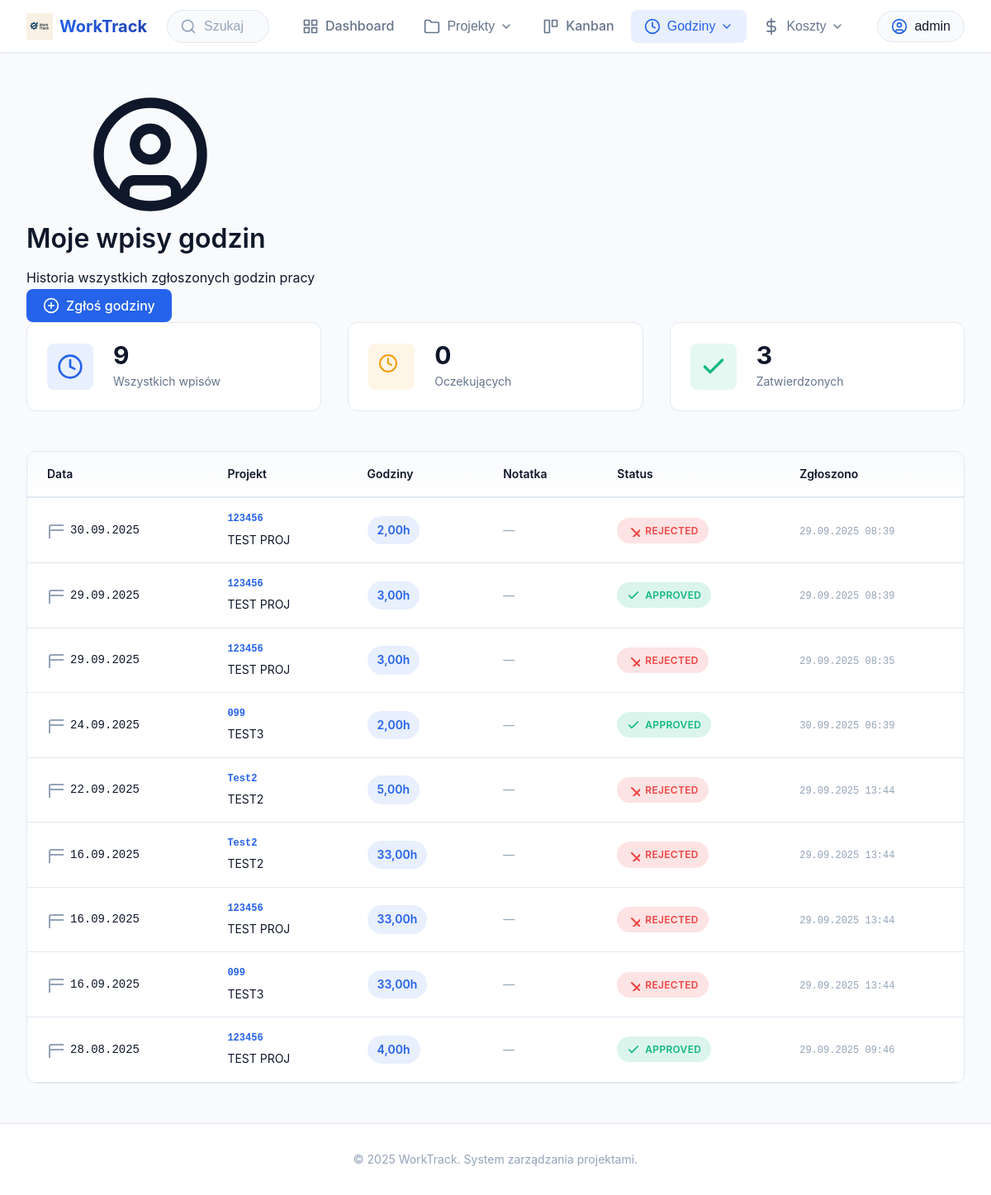
/timesheets/mine/ (signed in), run on the app's committed database.
### timesheets/models.py (models this page shows, shortened)
class TimesheetEntry(models.Model):
    class State(models.TextChoices):
        PENDING = "PENDING", "Pending"
        APPROVED = "APPROVED", "Approved"
        REJECTED = "REJECTED", "Rejected"
    technician=models.ForeignKey(
            settings.AUTH_USER_MODEL,
            on_delete=models.CASCADE,
            related_name="timesheets"
        )
    project = models.ForeignKey(Project, on_delete=models.CASCADE, related_name="timesheets")
    date = models.DateField()
    hours = models.DecimalField(max_digits=5, decimal_places=2)  # np. 7.50
    note = models.CharField(max_length=255, blank=True)
    state = models.CharField(max_length=10, choices=State.choices, default=State.PENDING)
    created_at = models.DateTimeField(auto_now_add=True)
    approved_by = models.ForeignKey(
        settings.AUTH_USER_MODEL,
        null=True, blank=True,
        on_delete=models.SET_NULL,
        related_name="approved_timesheets"
    )
    approved_at = models.DateTimeField(null=True, blank=True)
    class Meta:
        permissions = [
            ("review_timesheets", "Może przeglądać i akceptować wpisy godzin"),
        ]

### projects/models.py (models this page shows, shortened)
class Project(models.Model):
    class Status(models.TextChoices):
        BACKLOG = "BACKLOG", "Backlog"
        IN_PROGRESS = "IN_PROGRESS", "In progress"
        BLOCKED = "BLOCKED", "Blocked"
        REVIEW = "REVIEW", "Review"
        DONE = "DONE", "Done"
        CANCELLED = "CANCELLED", "Canceled"
    number = models.CharField("Project Number", max_length=50, unique=True)
    d_number = models.CharField("D-nr", max_length=50, blank=True)
    name = models.CharField("Project Name", max_length=200)
    client_name = models.CharField("Requestor", max_length=200)
    location = models.ForeignKey(Location, null=True, blank=True, on_delete=models.SET_NULL)
    devices = models.CharField("Device", max_length=255, blank=True)
    date_received = models.DateField("Income Date")
    date_due = models.DateField("End Date", null=True, blank=True)
    status = models.CharField(max_length=20, choices=Status.choices, default=Status.BACKLOG)
    description = models.TextField(blank=True)
    updated_at = models.DateTimeField(auto_now=True)
    class Meta:
        permissions = [
            ("change_project_status", "Może zmieniać status projektu (Kanban)"),
        ]

### timesheets/views.py (the view)
# urls.py: path("mine/", views.my_entries, name="my_entries"),
@login_required
def my_entries(request):
    entries = (TimesheetEntry.objects
               .filter(technician=request.user)
               .order_by('-date', '-created_at'))
    pending_count = entries.filter(state=TimesheetEntry.State.PENDING).count()
    approved_count = entries.filter(state=TimesheetEntry.State.APPROVED).count()
    return render(request, "timesheets/my_entries.html", {
        "entries": entries,
        "pending_count": pending_count,
        "approved_count": approved_count,
    })

### templates/timesheets/my_entries.html (shortened to what this page needs)
{% extends "base.html" %}
{% block content %}
<div class="entries-container">
  <div class="page-header">
    <div class="page-header-content">
      <div class="page-title-section">
        <svg class="page-icon" aria-hidden="true">
          <use href="#i-user-circle"/>
        </svg>
        <div>
          <h1 class="page-title">Moje wpisy godzin</h1>
          <p class="page-subtitle">Historia wszystkich zgłoszonych godzin pracy</p>
        </div>
      </div>
      <div class="page-actions">
        <a href="{% url 'timesheets:new_bulk' %}" class="btn btn-primary">
          <svg class="ico" aria-hidden="true">
            <use href="#i-plus-circle"/>
          </svg>
          <span>Zgłoś godziny</span>
        </a>
      </div>
    </div>
  </div>
  <div class="stats-summary">
    <div class="summary-card">
      <div class="summary-icon summary-total">
        <svg aria-hidden="true">
          <use href="#i-clock"/>
        </svg>
      </div>
      <div class="summary-content">
        <div class="summary-value">{{ entries|length }}</div>
        <div class="summary-label">Wszystkich wpisów</div>
      </div>
    </div>
    <div class="summary-card">
      <div class="summary-icon summary-pending">
        <svg aria-hidden="true">
          <circle cx="12" cy="12" r="10" fill="none" stroke="currentColor" stroke-width="2"/>
          <path d="M12 6v6l4 2" fill="none" stroke="currentColor" stroke-width="2" stroke-linecap="round"/>
        </svg>
      </div>
      <div class="summary-content">
        <div class="summary-value">{{ pending_count|default:0 }}</div>
        <div class="summary-label">Oczekujących</div>
      </div>
    </div>
    <div class="summary-card">
      <div class="summary-icon summary-approved">
        <svg aria-hidden="true">
          <use href="#i-approve"/>
        </svg>
      </div>
      <div class="summary-content">
        <div class="summary-value">{{ approved_count|default:0 }}</div>
        <div class="summary-label">Zatwierdzonych</div>
      </div>
    </div>
  </div>
  <div class="entries-table-card">
    {% if entries %}
      <div class="table-wrapper">
        <table class="entries-table">
          <thead>
            <tr>
              <th>Data</th>
              <th>Projekt</th>
              <th>Godziny</th>
              <th>Notatka</th>
              <th>Status</th>
              <th>Zgłoszono</th>
            </tr>
          </thead>
          <tbody>
            {% for t in entries %}
              <tr class="entry-row">
                <td class="td-date">
                  <div class="date-cell">
                    <svg class="date-icon" aria-hidden="true">
                      <rect x="3" y="4" width="18" height="18" rx="2" fill="none" stroke="currentColor" stroke-width="2"/>
                      <line x1="3" y1="10" x2="21" y2="10" stroke="currentColor" stroke-width="2"/>
                    </svg>
                    <span>{{ t.date|date:"d.m.Y" }}</span>
                  </div>
                </td>
                <td class="td-project">
                  <div class="project-cell">
                    <span class="project-number">{{ t.project.number }}</span>
                    <span class="project-name">{{ t.project.name }}</span>
                  </div>
                </td>
                <td class="td-hours">
                  <span class="hours-badge">{{ t.hours }}h</span>
                </td>
                <td class="td-note">
                  {% if t.note %}
                    <span class="note-text" title="{{ t.note }}">{{ t.note }}</span>
                  {% else %}
                    <span class="note-empty">—</span>
                  {% endif %}
                </td>
                <td class="td-status">
                  <span class="status-badge status-{{ t.state }}">
                    {% if t.state == "PENDING" %}
                      <svg class="status-icon" aria-hidden="true">
                        <circle cx="12" cy="12" r="10" fill="none" stroke="currentColor" stroke-width="2"/>
                        <path d="M12 6v6l4 2" fill="none" stroke="currentColor" stroke-width="2" stroke-linecap="round"/>
                      </svg>
                    {% elif t.state == "APPROVED" %}
                      <svg class="status-icon" aria-hidden="true">
                        <use href="#i-approve"/>
                      </svg>
                    {% elif t.state == "REJECTED" %}
                      <svg class="status-icon" aria-hidden="true">
                        <path d="M18 6L6 18M6 6l12 12" stroke="currentColor" stroke-width="2" stroke-linecap="round"/>
                      </svg>
                    {% endif %}
                    <span>{{ t.get_state_display }}</span>
                  </span>
                </td>
                <td class="td-created">
                  <span class="created-time">{{ t.created_at|date:"d.m.Y H:i" }}</span>
                </td>
              </tr>
            {% endfor %}
          </tbody>
        </table>
      </div>
    {% endif %}
  </div>
</div>
{% endblock %}

### templates/base.html (shortened to what this page needs)
<!doctype html>
{% load static %}
<html lang="pl">
<head>
  <link rel="stylesheet" href="{% static 'base_style.css' %}">
</head>
<body>
<nav class="topbar" role="navigation">
  <a class="brand" href="{% url 'dashboard:home' %}" title="Strona główna" aria-label="WorkTrack - strona główna">
    <img src="{% static 'img/worktrack.png' %}" alt="" class="brand-logo">
    <span class="brand-text">WorkTrack</span>
  </a>
  <div class="nav-search-wrapper">
    <form class="nav-search" method="get" action="{% url 'projects:list' %}">
      <input
        name="q"
        type="search"
        placeholder="Szukaj projektów..."
        value="{{ request.GET.q|default_if_none:'' }}"
        aria-label="Wyszukaj projekty"
        autocomplete="off"
      >
    </form>
  </div>
  <div class="nav-items" role="menubar">
    <a href="{% url 'dashboard:home' %}" class="nav-link" role="menuitem" title="Panel główny">
      <svg class="ico" aria-hidden="true"><use href="#i-dashboard"/></svg>
      <span>Dashboard</span>
    </a>
    <div class="nav-dropdown" role="none">
      <button class="nav-link dropdown-trigger" aria-haspopup="true" aria-expanded="false" type="button">
        <svg class="ico" aria-hidden="true"><use href="#i-folder"/></svg>
        <span>Projekty</span>
        <svg class="chevron" aria-hidden="true"><use href="#i-chevron"/></svg>
      </button>
    </div>
    <a href="{% url 'kanban:board' %}" class="nav-link" role="menuitem" title="Tablica Kanban">
      <svg class="ico" aria-hidden="true"><use href="#i-kanban"/></svg>
      <span>Kanban</span>
    </a>
    <div class="nav-dropdown" role="none">
      <button class="nav-link dropdown-trigger" aria-haspopup="true" aria-expanded="false" type="button">
        <svg class="ico" aria-hidden="true"><use href="#i-clock"/></svg>
        <span>Godziny</span>
        <svg class="chevron" aria-hidden="true"><use href="#i-chevron"/></svg>
      </button>
    </div>
    <div class="nav-dropdown" role="none">
      <button class="nav-link dropdown-trigger" aria-haspopup="true" aria-expanded="false" type="button">
        <svg class="ico" aria-hidden="true"><use href="#i-cash"/></svg>
        <span>Koszty</span>
        <svg class="chevron" aria-hidden="true"><use href="#i-chevron"/></svg>
      </button>
    </div>
  </div>
  <div class="nav-auth">
    {% if request.user.is_authenticated %}
      <div class="user-menu">
        <button class="user-pill" aria-label="Menu użytkownika" type="button">
          <svg class="ico" aria-hidden="true"><use href="#i-user-circle"/></svg>
          <span class="user-name">{{ request.user.username }}</span>
        </button>
      </div>
    {% else %}
      <a class="btn btn-primary" href="{% url 'accounts:login' %}">
        <svg class="ico" aria-hidden="true"><use href="#i-login"/></svg>
        <span>Zaloguj</span>
      </a>
    {% endif %}
  </div>
</nav>
<main class="container">
  {% block content %}{% endblock %}
</main>
<footer class="app-footer">
  <p>&copy; 2025 WorkTrack. System zarządzania projektami.</p>
</footer>
</body>
</html>

### templates/timesheets/my_entries.html (style rules this page uses)
.entries-container { max-width: 1400px; margin: 0 auto; }
.stats-summary { display: grid; grid-template-columns: repeat(auto-fit, minmax(250px, 1fr)); gap: var(--space-xl); margin-bottom: var(--space-2xl); }
.summary-card { display: flex; align-items: center; gap: var(--space-lg); padding: var(--space-lg); background: var(--color-bg-elevated); border: 1px solid var(--color-border); border-radius: var(--radius-lg); transition: all var(--transition-base); }
.summary-icon { display: flex; align-items: center; justify-content: center; width: 3.5rem; height: 3.5rem; border-radius: var(--radius-md); flex-shrink: 0; }
.summary-icon svg { width: 2rem; height: 2rem; }
.summary-total { background: rgb(37 99 235 / 0.1); color: var(--color-primary); }
.summary-pending { background: rgb(245 158 11 / 0.1); color: var(--color-warning); }
.summary-approved { background: rgb(16 185 129 / 0.1); color: var(--color-success); }
.summary-content { flex: 1; }
.summary-value { font-size: 1.875rem; font-weight: 700; color: var(--color-text); line-height: 1; margin-bottom: 0.375rem; }
.summary-label { font-size: var(--font-size-sm); color: var(--color-text-secondary); }
.entries-table-card { background: var(--color-bg-elevated); border: 1px solid var(--color-border); border-radius: var(--radius-lg); overflow: hidden; }
.entries-table { width: 100%; border-collapse: collapse; font-size: var(--font-size-sm); }
.entries-table thead { background: linear-gradient(to bottom, var(--color-bg-secondary), var(--color-bg)); border-bottom: 2px solid var(--color-border); }
.entries-table th { padding: var(--space-md) var(--space-lg); text-align: left; font-weight: 600; color: var(--color-text); white-space: nowrap; }
.entry-row { border-bottom: 1px solid var(--color-border); transition: background var(--transition-fast); }
.entries-table td { padding: var(--space-md) var(--space-lg); color: var(--color-text-secondary); vertical-align: middle; }
.date-cell { display: flex; align-items: center; gap: var(--space-sm); }
.date-icon { width: 1.25rem; height: 1.25rem; color: var(--color-text-muted); }
.date-cell span { font-family: 'Courier New', monospace; font-weight: 500; color: var(--color-text); }
.project-cell { display: flex; flex-direction: column; gap: 0.25rem; }
.project-number { font-family: 'Courier New', monospace; font-size: 0.75rem; font-weight: 700; color: var(--color-primary); }
.project-name { font-size: var(--font-size-sm); color: var(--color-text); }
.hours-badge { display: inline-flex; align-items: center; padding: 0.375rem 0.75rem; font-weight: 600; background: rgb(37 99 235 / 0.1); color: var(--color-primary); border-radius: var(--radius-full); }
.note-empty { color: var(--color-text-muted); }
.status-badge { display: inline-flex; align-items: center; gap: 0.375rem; padding: 0.375rem 0.75rem; font-size: 0.75rem; font-weight: 600; border-radius: var(--radius-full); text-transform: uppercase; letter-spacing: 0.025em; }
.status-icon { width: 1rem; height: 1rem; }
.status-APPROVED { background: rgb(16 185 129 / 0.15); color: var(--color-success); }
.status-REJECTED { background: rgb(239 68 68 / 0.15); color: var(--color-error); }
.created-time { font-size: 0.75rem; font-family: 'Courier New', monospace; color: var(--color-text-muted); }

### data on the page
TimesheetEntry: date "30.09.2025", project.number "123456", project.name "TEST PROJ", hours "2,00", state "REJECTED", created_at "29.09.2025 08:39"
TimesheetEntry: date "29.09.2025", project.number "123456", project.name "TEST PROJ", hours "3,00", state "APPROVED", created_at "29.09.2025 08:39"
TimesheetEntry: date "29.09.2025", project.number "123456", project.name "TEST PROJ", hours "3,00", state "REJECTED", created_at "29.09.2025 08:35"
TimesheetEntry: date "24.09.2025", project.number "099", project.name "TEST3", hours "2,00", state "APPROVED", created_at "30.09.2025 06:39"
TimesheetEntry: date "22.09.2025", project.number "Test2", project.name "TEST2", hours "5,00", state "REJECTED", created_at "29.09.2025 13:44"
TimesheetEntry: date "16.09.2025", project.number "Test2", project.name "TEST2", hours "33,00", state "REJECTED", created_at "29.09.2025 13:44"
TimesheetEntry: date "16.09.2025", project.number "123456", project.name "TEST PROJ", hours "33,00", state "REJECTED", created_at "29.09.2025 13:44"
TimesheetEntry: date "16.09.2025", project.number "099", project.name "TEST3", hours "33,00", state "REJECTED", created_at "29.09.2025 13:44"
TimesheetEntry: date "28.08.2025", project.number "123456", project.name "TEST PROJ", hours "4,00", state "APPROVED", created_at "29.09.2025 09:46"

### other printed values
{{ request.user.username }} "admin"
{{ entries|length }} "9"
{{ pending_count|default:0 }} "0"
{{ approved_count|default:0 }} "3"
